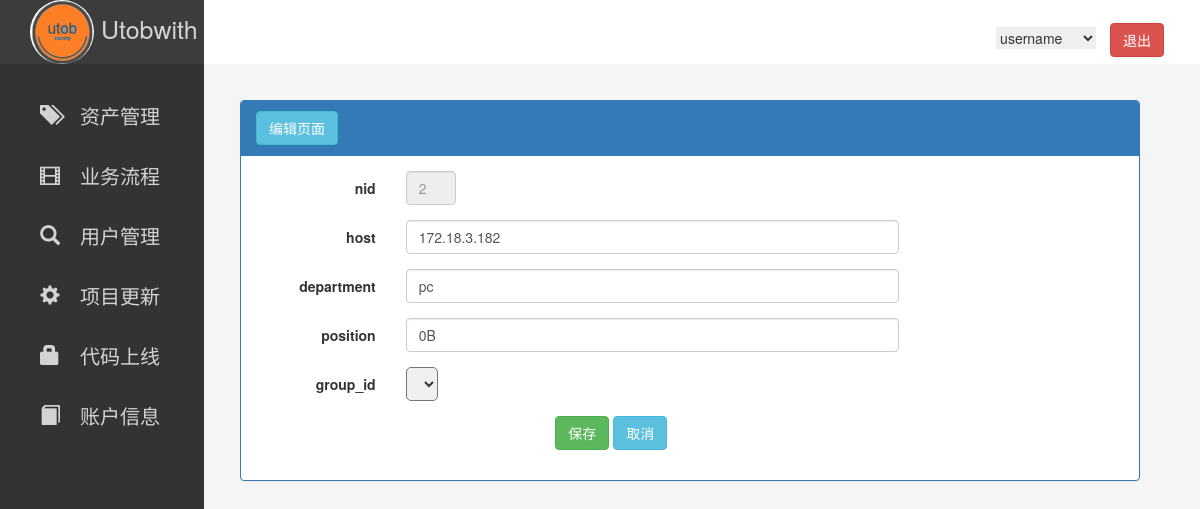
/edit/2/, run on an earlier commit of the app's database.
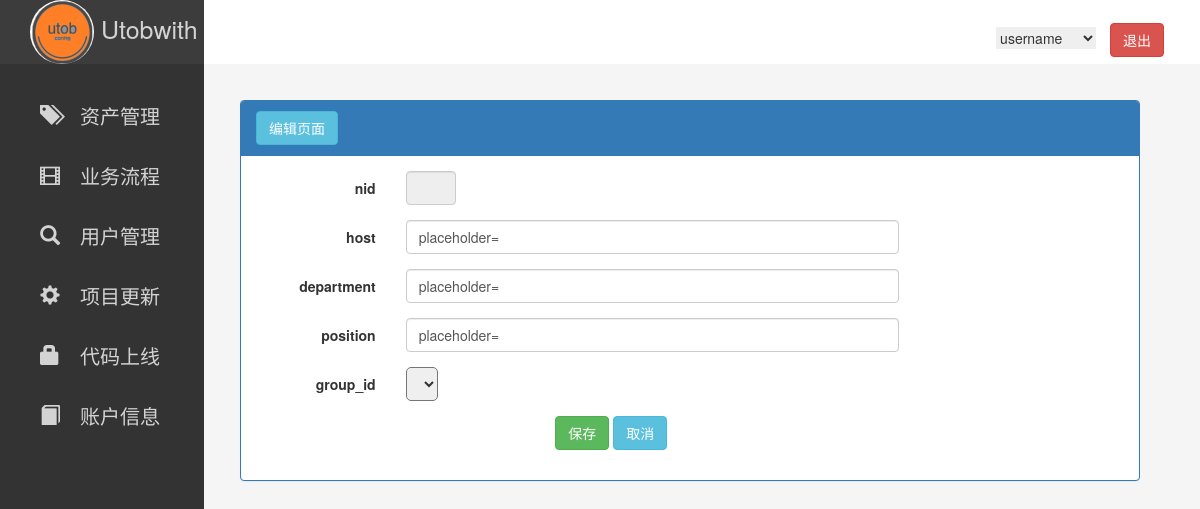
And on a later commit of the database.
### mom/models.py (models this page shows, shortened)
class Inventory(models.Model):
    id = models.AutoField(primary_key=True)
    host = models.GenericIPAddressField(max_length=32,null=False)
    department = models.CharField(max_length=64,null=False)
    position = models.CharField(max_length=64,null=False)
    group = models.ForeignKey(to="Group",to_field="id",default=0)

### mom/views.py (the view, shortened to what this page needs)
# urls.py: url(r'^edit/(\d+)/$',views.edit),
def edit(request,nid):
    edit_content = models.Inventory.objects.filter(id=nid).first()
    group_list = models.Group.objects.all()
    return render(request,"edit.html",locals())

### templates/edit.html (shortened to what this page needs)
{% extends "index.html" %}
{% block css %}
<link rel="stylesheet" href="/static/css/hosts.css">
{% endblock %}
{% block content %}
<div class="_position panel panel-primary">
    <div class="panel-heading"><a class="btn btn-info" >编辑页面</a></div>
    <div class="panel-body">
    <form action="/edit/{{ edit_content.id }}/" method="post" class="form-horizontal">
         <div class="form-group">
    <label for="nid" class="col-sm-2 control-label">nid</label>
    <div class="col-sm-7">
      <input type="text" disabled="disabled" class="form-control" id="nid" name="nid" placeholder={{ edit_content.id }}>
    </div>
  </div>
  <div class="form-group">
    <label for="host" class="col-sm-2 control-label">host</label>
    <div class="col-sm-7">
      <input type="text" class="form-control" id="host" name="host" value={{ edit_content.host }} placeholder={{ edit_content.host }} >
    </div>
  </div>
        <div class="form-group">
    <label for="department" class="col-sm-2 control-label">department</label>
    <div class="col-sm-7">
      <input type="text" class="form-control" id="department" name="department" value={{ edit_content.department }} placeholder={{ edit_content.department }} >
    </div>
  </div>
        <div class="form-group">
    <label for="position" class="col-sm-2 control-label">position</label>
    <div class="col-sm-7">
      <input type="text" class="form-control" id="position" name="position" value={{ edit_content.position }} placeholder={{ edit_content.position }} >
    </div>
  </div>
   <div class="form-group">
    <label for="group_id" class="col-sm-2 control-label">group_id</label>
    <div class="col-sm-7">
    <select name="group_id" id="group_id" >
    </select>
    </div>
  </div>
  <div class="form-group">
    <div class="col-sm-offset-4 col-sm-8">
      <button type="submit" class="btn btn-success">保存</button>
        <a type="reset" class="btn btn-info" href="/hosts/">取消</a>
    </div>
  </div>
    </form>
    </div>
</div>
{% endblock %}

What changed in the data, as far as the page shows it:
removed Inventory: nid "2", host "172.18.3.182", department "pc", position "0B"
Also different on the page:
form field host: (not shown) → "placeholder="
form field department: (not shown) → "placeholder="
form field position: (not shown) → "placeholder="
